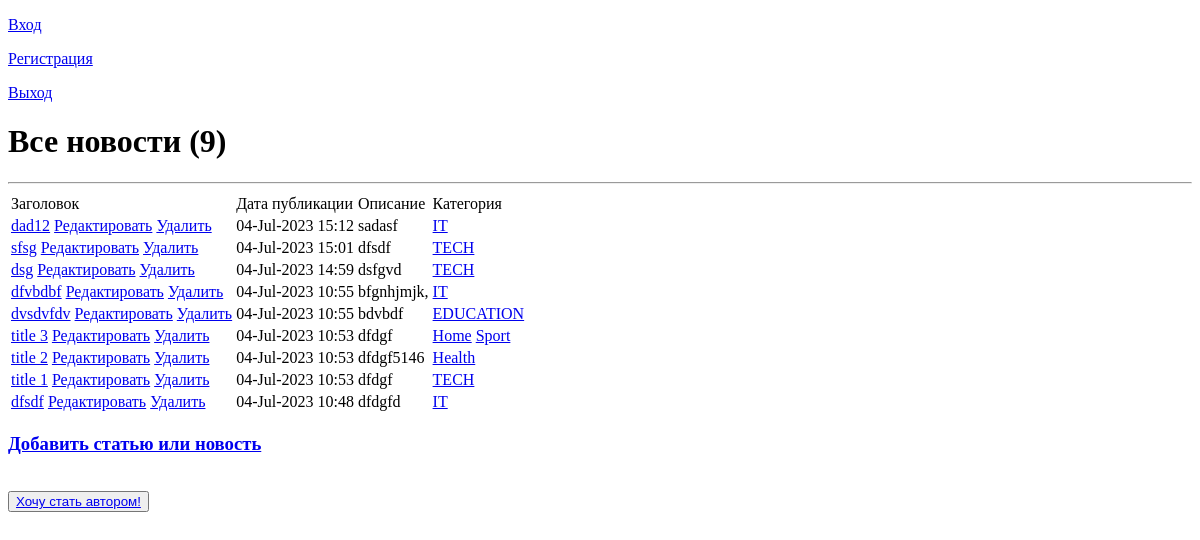
Before: /news/ with the older database file.
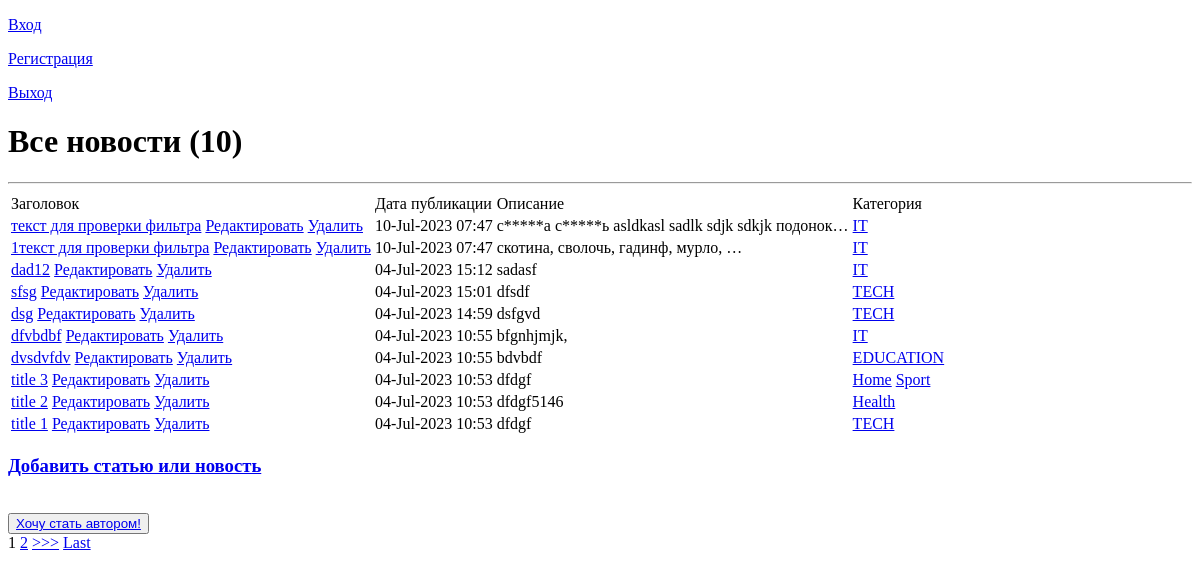
After: the same page with the newer database file.
### article/models.py (models this page shows, shortened)
class Post(models.Model):
    author = models.ForeignKey(Author, on_delete=models.CASCADE, related_name='posts')
    ARTICLE = 'AR'
    NEWS = 'NW'
    POST_TYPE = (
        (ARTICLE, 'Статья'),
        (NEWS, 'Новость')
    )
    postType = models.CharField(max_length=2, choices=POST_TYPE, default=ARTICLE)
    time = models.DateTimeField(auto_now_add=True)
    postCategory = models.ManyToManyField(Category, through='PostCategory')
    title = models.CharField(max_length=255)
    text = models.TextField()
    rating = models.IntegerField(default=0)

class Category(models.Model):
    categoryName = models.CharField(max_length=64, unique=True)
    subscribers = models.ManyToManyField(User, blank=True)
    def __str__(self):
        return f'{self.categoryName}'

### article/views.py (the view)
# urls.py: path('', cache_page(60)(NewsList.as_view())),
class NewsList(ListView):
    model = Post
    template_name = 'news.html'
    context_object_name = 'news'
    queryset = Post.objects.order_by('-time')
    paginate_by = 10
    def get_context_data(self, **kwargs):
        context = super().get_context_data(**kwargs)
        context['is_not_author'] = not self.request.user.groups.filter(name='authors').exists()
        return context

### article/templatetags/custom_filters.py (called while the page is built)
@register.filter(name='Censor')
def Censor(value):
    text = value.lower().split()
    filtered_text = ' '.join([word for word in text if word not in variants])
    return filtered_text

@register.filter(name='replace_letters')
def replace_letters(text):
    text = text.lower().split()
    result = []
    for word in text:
        if word in variants:
            result.append(word[0] + '*'*(len(word)-2) + word[-1])
        else:
            result.append(word)
    return " ".join(result)

### templates/news.html (shortened to what this page needs)
{% extends 'flatpages/default.html' %}
{% load custom_filters %}
{% load cache%}
{% block content %}
    <h1>Все новости ({{news|length}})</h1>
    <hr>
    {% if news %}
        <table>
            <tr>
                <td>
                    Заголовок
                </td>
                <td>
                    Дата публикации
                </td>
                <td>
                    Описание
                </td>
                <td>Категория</td>
            </tr>
        {% for news_page in news %}
            <tr>
                <td>
                    <a href="{% url 'news_detail' news_page.id %}">{{news_page.title|Censor}}</a>
                    <a href="{% url 'news_edit' news_page.id%}">Редактировать</a>
                    <a href="{% url 'news_delete' news_page.id %}">Удалить</a>
                </td>
                <td>
                    {{ news_page.time|date:'d-M-Y H:i' }}
                </td>
                <td>
                    {{ news_page.text|truncatechars:50|replace_letters }}
                </td>
                <td>
                    {% for ps in news_page.postCategory.all %}
                        <a href="{% url 'news_category' ps.id %}">{{ ps }}</a>
                    {% endfor %}
                </td>
            </tr>
        {% endfor %}
        </table>
    {% else %}
        <h3>Новостей нет!</h3>
    {% endif %}
    <h3><a href="{% url 'news_add' %}">Добавить статью или новость</a></h3> <br>
    {% if is_not_author %}
    <button> <a href="{% url 'upgrade'%}"> Хочу стать автором!</a> </button> <br>
    {% endif %}
    {% cache 30 paginator %}
        {% if is_paginated %}
        {% for num in page_obj.paginator.page_range %}
            {% if page_obj.number == num %}
                <a>{{ num }}</a>
            {% elif num > page_obj.number|add:'-3' and num < page_obj.number|add:'3' %}
                <a href="?page={{ num }}">{{ num }}</a>
            {% endif %}
        {% endfor %}
        {% if page_obj.has_next %}
            <a href="?page={{ page_obj.next_page_number }}">>>></a>
            <a href="?page={{ page_obj.paginator.num_pages }}">Last</a>
        {% endif %}
        {% endif %}
    {% endcache %}
{% endblock content %}

Changed rows visible on the page:
no longer on this page (row unchanged): Post: title|Censor "dfsdf", time "04-Jul-2023 10:48", text "dfdgfd", Category (categoryName "IT")
added Post: title|Censor "текст для проверки фильтра", time "10-Jul-2023 07:47", text "с*****а с*****ь asldkasl sadlk sdjk sdkjk подонок…", Category (categoryName "IT")
added Post: title|Censor "1текст для проверки фильтра", time "10-Jul-2023 07:47", text "скотина, сволочь, гадинф, мурло, …", Category (categoryName "IT")
Other visible differences:
{{ news|length }}: "9" → "10"
new list line: "1"
new list line: "2"
text now shown: ">>> Last"
